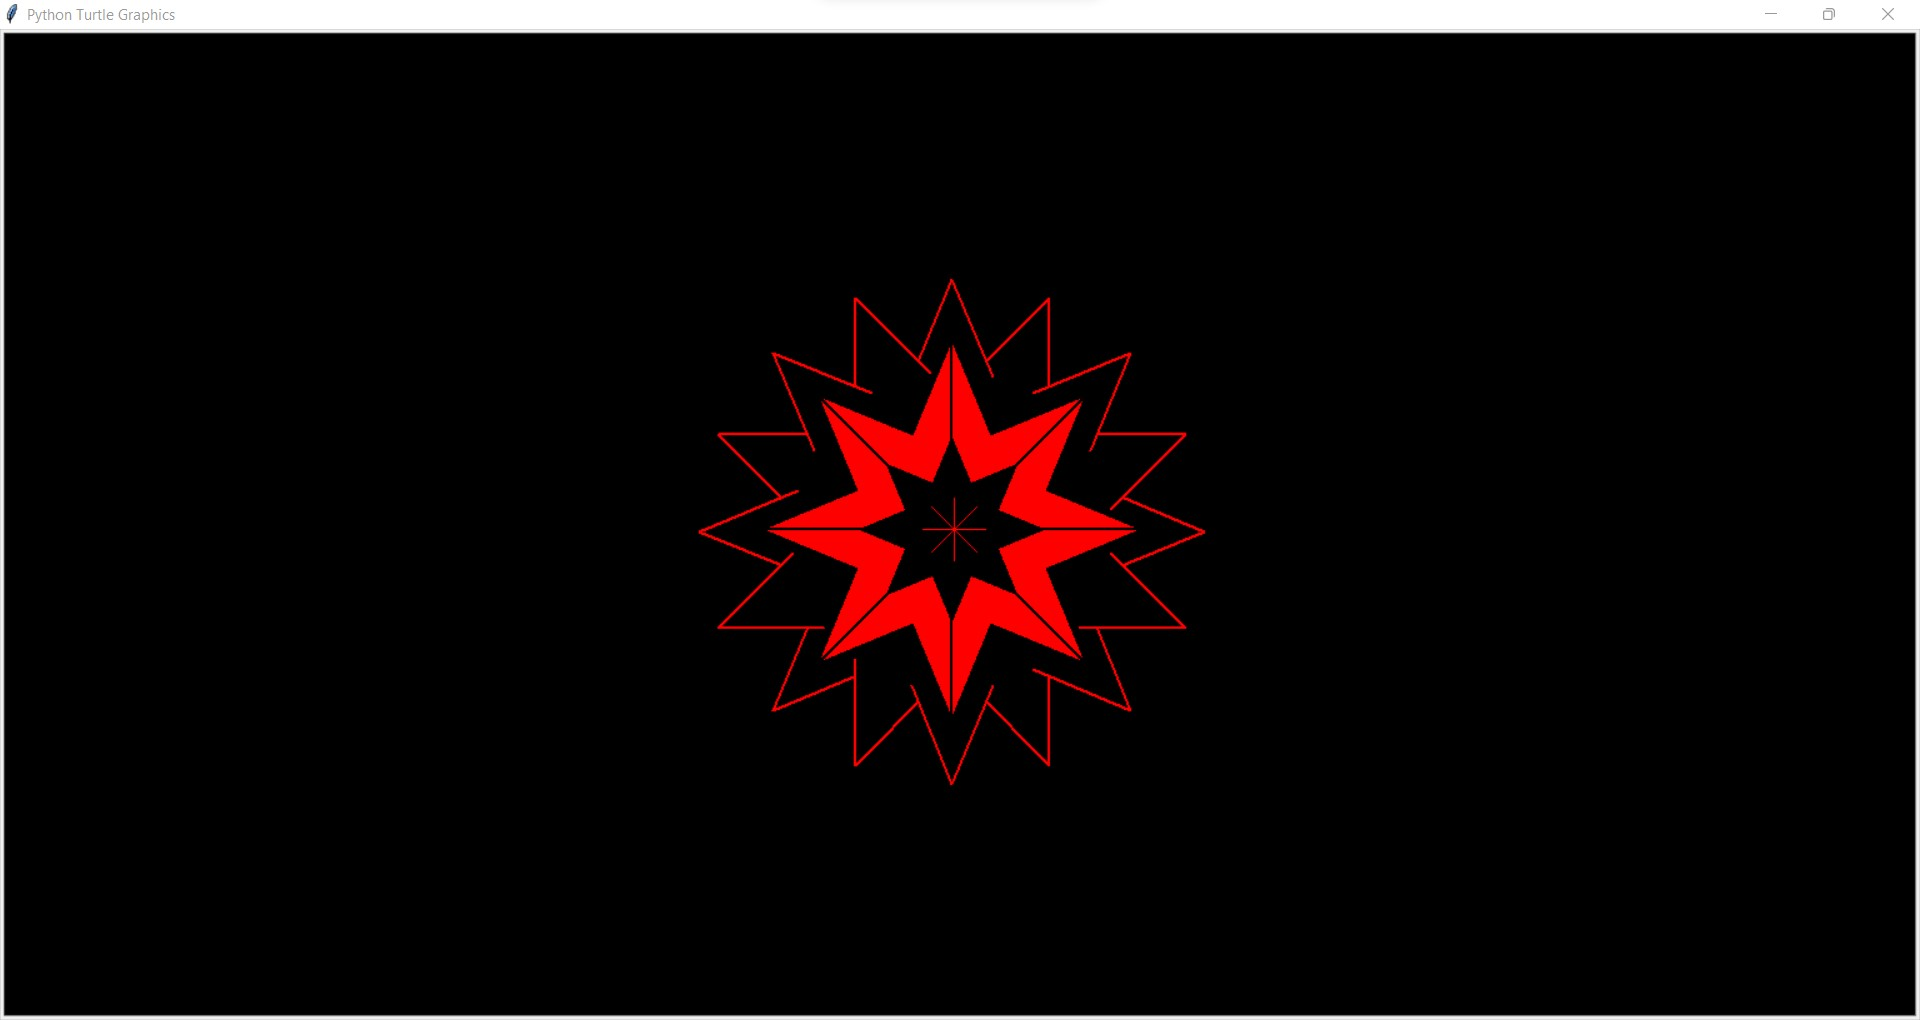

The Python source for this figure:
import turtle

t = turtle.Turtle()
turtle.bgcolor("black")
t.speed("fastest")
t.penup()
t.setposition(-35,125)
t.pendown()
t.pensize(2)

t.color("red", "black")

diamond_size = 85

points = 16

angle = 180 - (360 / points)

diamond_angle = 360 / points

for i in range(points):
    t.penup()
    t.forward(diamond_size / 2)
    t.pendown()
    t.begin_fill()
    t.left(45)
    t.forward(diamond_size)
    t.right(135)
    t.forward(diamond_size)
    t.end_fill()
    t.left(45)
    t.penup()
    t.forward(diamond_size / 2)
    t.right(diamond_angle)

t.penup()
t.setposition(-160,0)
t.pendown()
t.color("black","red")

diamond_size2=150
points2 = 8

angle2 = 180 - (360 / points2)

diamond_angle2 = 360 / points2

for i in range(points2):
    t.begin_fill()
    t.forward(diamond_size2)
    t.right(45)
    t.forward(diamond_size2)
    t.right(135)
    t.end_fill()
    t.right(diamond_angle2)

t.penup()
t.setposition(-85,0)
t.pendown()
t.color("","black")

for i in range(points2):
    t.begin_fill()
    t.forward(diamond_size2/2)
    t.right(45)
    t.forward(diamond_size2/2)
    t.right(135)
    t.end_fill()
    t.right(diamond_angle2)

t.penup()
t.setposition(-33,0)
t.pensize(0.5)
t.pendown()
t.color("red","")

diamond_size2=50
points2 = 8

angle2 = 180 - (360 / points2)

diamond_angle2 = 360 / points2

for i in range(points2):
    t.begin_fill()
    t.forward(diamond_size2/2)
    t.right(45)
    t.forward(diamond_size2/2)
    t.right(135)
    t.end_fill()
    t.right(diamond_angle2)

t.hideturtle()

turtle.exitonclick()
